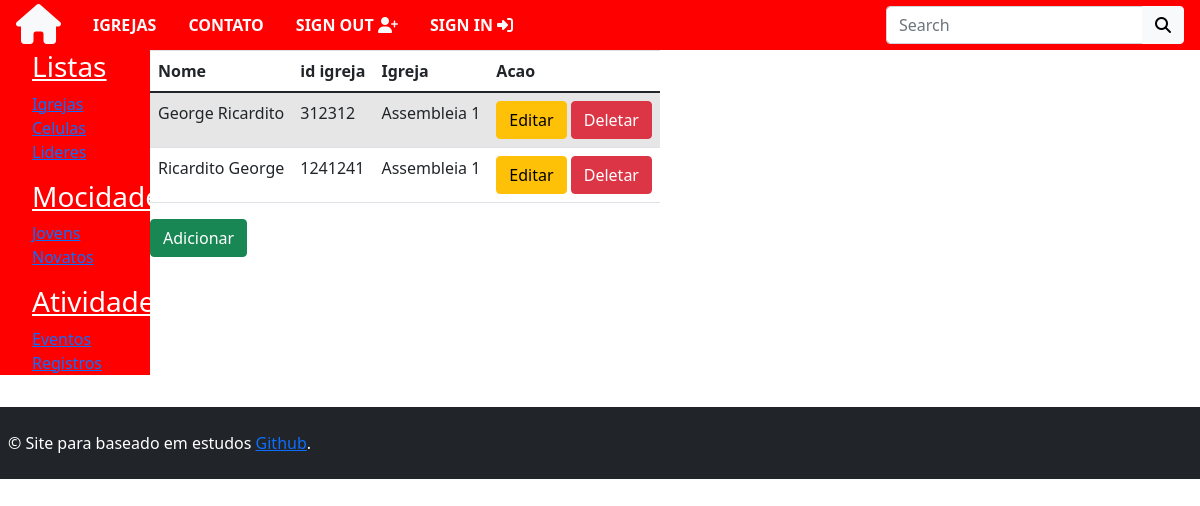
The app's page /liderHtml/, older data.
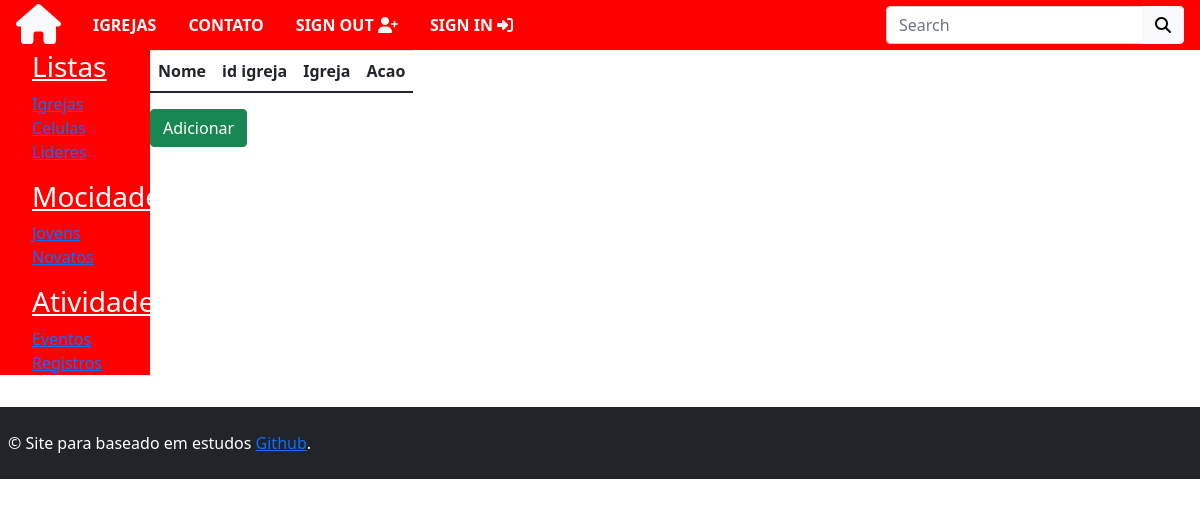
The same page, newer data.
### apps/igreja/models.py (models this page shows, shortened)
class Lideres(models.Model):
    image = StdImageField('Imagem', upload_to=get_file_path,
                          variations={'thumb': {'width': 480, 'height': 480, 'crop': True}}, blank=True, null=True)
    nome = models.CharField(max_length=150, null=False, blank=False)
    codigo_igreja = models.CharField(max_length=150, null=False, blank=False)
    igreja = models.ForeignKey(Igreja, null=False, blank=False,
                               on_delete=models.CASCADE)
    class Meta:
        verbose_name = 'Lider'
        verbose_name_plural = 'Lideres'

class Igreja(models.Model):
    nome = models.CharField(max_length=200, null=False, blank=False)
    endereco = models.CharField(max_length=200, null=False, blank=False)
    pastor = models.CharField(max_length=150, null=False, blank=False)
    descricao = models.TextField(help_text='fale um pouco sobre a igreja')
    image = StdImageField('Imagem', upload_to=get_file_path,
                          variations={'thumb': {'width': 480, 'height': 480, 'crop': True}}, blank=True, null=True)
    def __str__(self):
        return self.nome

### apps/igreja/views.py (the view)
# urls.py: path('liderHtml/', LiderView.as_view(), name='liderHtml'),
class LiderView(ListView):
    model = Lideres
    template_name = 'igreja/CrudBasedViews/lider.html'
    queryset = Lideres.objects.all()
    context_object_name = 'lideres'

### templates/igreja/CrudBasedViews/lider.html
{% extends 'base.html' %}
{% load bootstrap4 %}
{% block context %}
    <table class="table table-striped">
        <thead>
        <tr>
            <th scope="col">Nome</th>
            <th scope="col">id igreja</th>
            <th scope="col">Igreja</th>
            <th scope="col">Acao</th>
        </tr>
        </thead>
        <tbody>
        {% for lider in lideres %}
            <tr>
                <td>{{ lider.nome }}</td>
                <td>{{ lider.codigo_igreja }}</td>
                <td>{{ lider.igreja }}</td>
                <td>
                    <a class="btn btn-warning" href="{% url 'liderAtualizar' lider.pk %}" >Editar</a>
                    <a class="btn btn-danger" href="{% url 'liderDeletar' lider.pk %}" >Deletar</a>
                </td>
            </tr>
        {% endfor %}
        </tbody>
    </table>
    <a class="btn btn-success" href="{% url 'liderAdicionar' %}">Adicionar</a>
{% endblock %}

Row changes from the older to the newer data that the page shows:
removed Lideres: nome "George Ricardito", codigo_igreja "312312", igreja "Assembleia 1"
removed Lideres: nome "Ricardito George", codigo_igreja "1241241", igreja "Assembleia 1"
